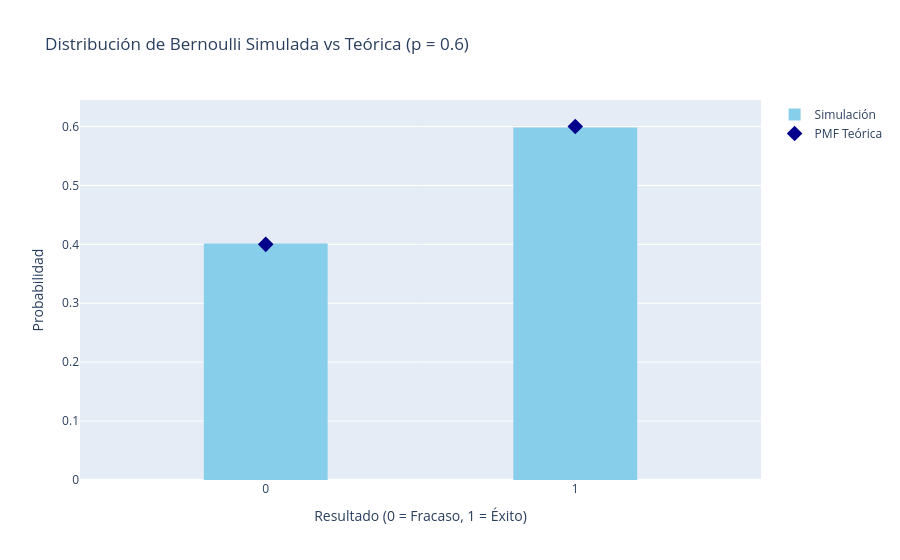

Notebook code cell kept with this figure:
### Markdown cell above
<div class="alert alert-block alert-info">
    <b>Definición:</b> Un <b> ensayo de Bernoulli</b> se define como aquel experimento aleatorio con únicamente dos posibles resultados, llamados genéricamente: éxito y fracaso. Supondremos que las probabilidades de estos resultados son $p$ y $1-p$, respectivamente. Si se define la variable aleatoria $X$ como aquella función que lleva el resultado éxito al número 1 y el resultado fracaso al número 0, entonces decimos que $X$ tiene una <b>distribución Bernoulli</b> con parámetro $p \in (0,1)$. La función de probabilidad se puede escribir de la siguiente forma.
    $$f(x)= \begin{cases}
    1-p & \text{si  } x=0 \\
    p & \text{si  } x=1 \\
    0 & \text{en otro caso} 
    \end{cases}$$
    <div style="text-align: right; margin-top: 10px; font-size: 0.9em; color: #1A365D;">
        <i>(Rincón, 2014, p. 217)</i>
    </div>
</div>

### Code cell
import numpy as np
import plotly.graph_objects as go

# Fijamos una semilla para que los resultados sean reproducibles
np.random.seed(123)

# Probabilidad de éxito (p)
p_exito = 0.6

# Número de simulaciones
n_simulaciones = 10000

# Generamos las simulaciones (Bernoulli es una Binomial con n=1)
datos_bernoulli = np.random.binomial(1, p_exito, n_simulaciones)

# Definimos los dos únicos valores posibles: 0 y 1
x_vals = np.array([0, 1])
y_vals = np.array([1 - p_exito, p_exito]) # PMF Teórica

fig = go.Figure()

# Agregamos el histograma de la simulación empírica
fig.add_trace(go.Histogram(
    x = datos_bernoulli,
    histnorm = 'probability',
    marker_color = 'skyblue',
    name = 'Simulación',
    # Centramos las dos barras perfectamente en 0 y 1
    xbins = dict(start=-0.5, end=1.5, size=1)
))

# Agregamos la distribución teórica discreta (línea con marcadores sobre el 0 y el 1)
fig.add_trace(go.Scatter(
    x = x_vals,
    y = y_vals,
    mode = 'markers',
    name = 'PMF Teórica',
    marker = dict(color='darkblue', size=12, symbol='diamond')
))

# Configuración y estética de la gráfica interactiva
fig.update_layout(
    title = f"Distribución de Bernoulli Simulada vs Teórica (p = {p_exito})",
    xaxis_title = 'Resultado (0 = Fracaso, 1 = Éxito)',
    yaxis_title = 'Probabilidad',
    bargap = 0.6, # Hacemos las barras más esbeltas al ser solo dos categorías
    xaxis = dict(tickmode = 'array', tickvals = [0, 1], range = [-0.6, 1.6])
)

fig.show()

### Figure 1 — Plotly figure (JSON) as saved in the notebook; plotly's stock layout.template omitted (floating-point values rounded to 4 significant figures; data arrays with more than 128 entries replaced by an {"elided": "..."} marker saying what was removed)
{"data": [{"histnorm": "probability", "marker": {"color": "skyblue"}, "name": "Simulación", "type": "histogram", "x": {"elided": "10000 int values"}, "xbins": {"end": 1.5, "size": 1, "start": -0.5}}, {"marker": {"color": "darkblue", "size": 12, "symbol": "diamond"}, "mode": "markers", "name": "PMF Teórica", "type": "scatter", "x": [0, 1], "y": [0.4, 0.6]}], "layout": {"bargap": 0.6, "title": {"text": "Distribución de Bernoulli Simulada vs Teórica (p = 0.6)"}, "xaxis": {"range": [-0.6, 1.6], "tickmode": "array", "tickvals": [0, 1], "title": {"text": "Resultado (0 = Fracaso, 1 = Éxito)"}}, "yaxis": {"title": {"text": "Probabilidad"}}}}
